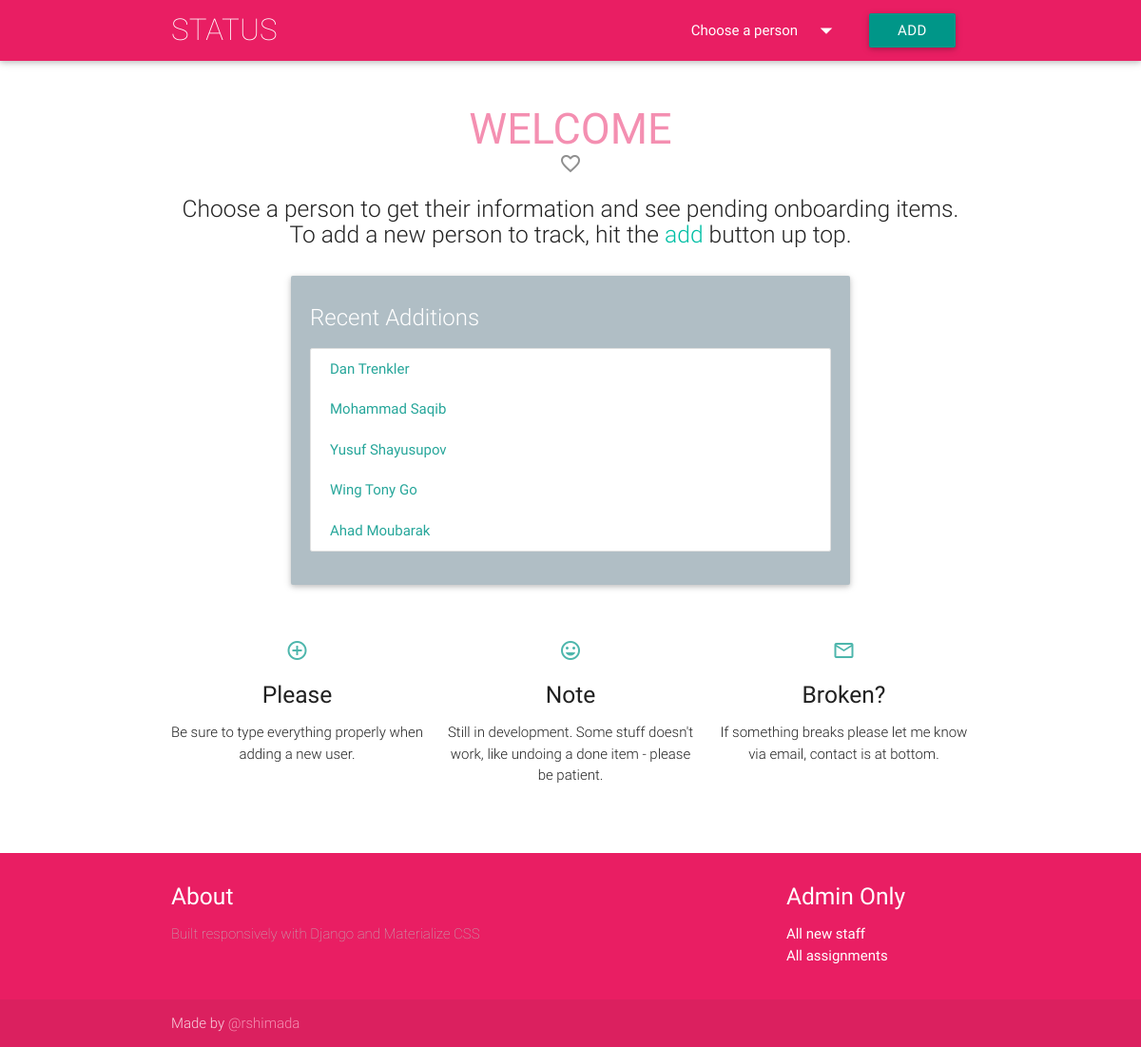
The page / on the database its author committed.
### app/models.py (models this page shows)
class Person(models.Model):
    CAPABILITY_CHOICES = (
        ('ADS', 'ADS'),
        ('CDS', 'CDS'),
        ('VDS', 'VDS'),
        ('PCC', 'PCC'),
        ('Virtualization', 'Virtualization'),
        ('Active Directory', 'Active Directory'),
        ('Backup', 'Backup'),
        ('Storage', 'Storage'),
        ('UNIX', 'UNIX'),
        ('Wintel', 'Wintel'))
    TEAM_CHOICES = (
        ('iACTION', 'iACTION'),
        ('iBUILD', 'iBUILD'),
        ('iENHANCE', 'iENHANCE'),
        ('iSOLVE', 'iSOLVE'))
    EMPLOY_CHOICES = (
        ('Contractor', 'Contractor'),
        ('Employee', 'Employee'))
    firstname = models.CharField(max_length=200, verbose_name='First name')
    lastname = models.CharField(max_length=200, verbose_name='Last name')
    shortname = models.CharField(max_length=200, unique=True, verbose_name='CSC shortname')
    startdate = models.DateField(auto_now_add=False, verbose_name='Start date')
    addeddate = models.DateTimeField(auto_now_add=True, verbose_name='Date added to status app')
    personalstreet = models.CharField(max_length=50, blank=True, verbose_name='Home street address')
    personalcity = models.CharField(max_length=50, verbose_name='Home city', default='Hartford')
    personalstate = models.CharField(max_length=50, verbose_name='Home state (abbreviation)', default='CT')
    personalzip = models.CharField(max_length=5, blank=True, verbose_name='Home zip code')
    personalemail = models.EmailField(max_length=50, blank=True, verbose_name='Personal email address')
    personalphone = PhoneNumberField(blank=True, verbose_name='Personal phone number, format: +1 860 888 6060')
    workphone = PhoneNumberField(blank=True, verbose_name='Work phone number')
    workstreet = models.CharField(max_length=50, blank=True, verbose_name='Work street address')
    workcity = models.CharField(max_length=50, verbose_name='Work city', default='Hartford')
    workstate = models.CharField(max_length=50, verbose_name='Work state', default='CT')
    workzip = models.CharField(max_length=5, blank=True, verbose_name='Work zip code')
    capability = models.CharField(max_length=20, choices=CAPABILITY_CHOICES, default='Wintel')
    team = models.CharField(max_length=20, choices=TEAM_CHOICES, default='iBUILD')
    kite = models.BooleanField(default=False, verbose_name='Assigned to KITE project')
    remote = models.BooleanField(default=False, verbose_name='Working remotely')
    csctransfer = models.BooleanField(default=False, verbose_name='Existing CSC employee')
    employid = models.CharField(max_length=15, blank=True, verbose_name='Employee number or PRN')
    employtype = models.CharField(max_length=50, choices=EMPLOY_CHOICES, default='Contractor', verbose_name='Employment Type')
    cscid = models.CharField(max_length=10, blank=True, verbose_name='CSC UTC account name, e.g. XMDS123')
    tokenserial = models.CharField(max_length=15, blank=True, verbose_name='Token serial number')
    class Meta:
        ordering = ['addeddate']
        verbose_name_plural = 'people'
        unique_together = ("firstname", "lastname")
    def __str__(self):
        return '{0} {1}'.format(self.firstname, self.lastname)

### app/views.py (the view)
# urls.py: url(r'^$', views.index),
def index(request):
    people = Person.objects.order_by('-addeddate')
    return render(request, 'app/index.html',
        {'people': people})

### app/templates/app/index.html (shortened to what this page needs)
{% load staticfiles %}
<html>
<head>
  <link type="text/css" rel="stylesheet" href="{% static 'app/css/materialize.css' %}" />
  <link type="text/css" rel="stylesheet" href="{% static 'app/css/app.css' %}" />
</head>
<body>
  <nav class="pink" role="navigation">
    <div class="nav-wrapper container">
      <a id="logo-container" href="/" class="brand-logo hide-on-med-and-down">STATUS</a>
      <ul class="right">
        <li>
          <a class="dropdown-button" href="#!" data-activates="dropdown1">
            Choose a person
            <i class="material-icons right">arrow_drop_down</i>
          </a>
        </li>
        <li>
          <a target="_blank" class="btn waves-effect waves-light teal" type="submit" name="action" href="/admin/app/person/add/">Add</a>
        </li>
      </ul>
    </div>
  </nav>
  {% block content %}
  <div class="container">
    <div class="section no-pad-bot" id="index-banner">
      <h1 class="header-main center pink-text text-lighten-3">welcome</h1>
      <h5 class="subheader center"><i class="material-icons">favorite_border</i></h5>
      <div class="row center">
        <h5 class="header col s12 light">
          Choose a person to get their information and see pending onboarding items. To add a new person to track, hit the <a class="button">add</a> button up top.
        </h5>
      </div>
      <div class="container">
        <div class="card blue-grey lighten-3 white-text">
          <div class="card-content">
            <span class="card-title">Recent Additions</span>
            <ul id="collection1" class="collection">
              {% for person in people|slice:":6" %}
              <li><a href="/{{ person.shortname }}" class="collection-item">{{ person }}</a></li>
              {% endfor %}
            </ul>
          </div>
        </div>
      </div>
        <div class="section center">
          <div class="row">
            <div class="col s12 m4">
              <div class="icon-block">
                <h2 class="center teal-text text-lighten-2"><i class="material-icons">add_circle_outline</i></h2>
                <h5 class="center">Please</h5>
                <p class="light">Be sure to type everything properly when adding a new user.</p>
              </div>
            </div>
            <div class="col s12 m4">
              <div class="icon-block">
                <h2 class="center teal-text text-lighten-2"><i class="material-icons">insert_emoticon</i></h2>
                <h5 class="center">Note</h5>
                <p class="light">Still in development. Some stuff doesn't work, like undoing a done item - please be patient.</p>
              </div>
            </div>
            <div class="col s12 m4">
              <div class="icon-block">
                <h2 class="center teal-text text-lighten-2"><i class="material-icons">mail_outline</i></h2>
                <h5 class="center">Broken?</h5>
                <p class="light">If something breaks please let me know via email, contact is at bottom.</p>
              </div>
            </div>
          </div>
        </div>
      </div>
    </div>
  {% endblock %}
<footer class="page-footer pink">
  <div class="container">
    <div class="row">
      <div class="col l6 s12">
        <h5 class="white-text">About</h5>
        <p class="footer-light grey-text text-lighten-1">Built responsively with Django and Materialize CSS</p>
      </div>
      <div class="col l3 s12">
      </div>
      <div class="col l3 s12">
        <h5 class="white-text">Admin Only</h5>
        <ul>
          <li><a class="white-text" href="/admin/app/person/">All new staff</a></li>
          <li><a class="white-text" href="/admin/app/assignment/">All assignments</a></li>
        </ul>
      </div>
    </div>
  </div>
  <div class="footer-copyright">
    <div class="container">
      Made by <a class="pink-text text-lighten-3" href="mailto:rshimada@csc.com">@rshimada</a>
    </div>
  </div>
</footer>
</body>
</html>

### app/static/app/css/app.css (style rules this page uses)
.subheader { cursor: initial; pointer-events: none; color: rgba(0, 0, 0, 0.44); font-size: 14px; font-weight: 300; line-height: 48px; margin-top: -25px; }
.brand-logo, .footer-light { font-weight: 200 !important; }
.header-main { font-size: 3rem; text-transform: uppercase; text-weight: 100; }

### rows shown on the page
Person: firstname+lastname "Dan Trenkler"
Person: firstname+lastname "Mohammad Saqib"
Person: firstname+lastname "Yusuf Shayusupov"
Person: firstname+lastname "Wing Tony Go"
Person: firstname+lastname "Ahad Moubarak"
